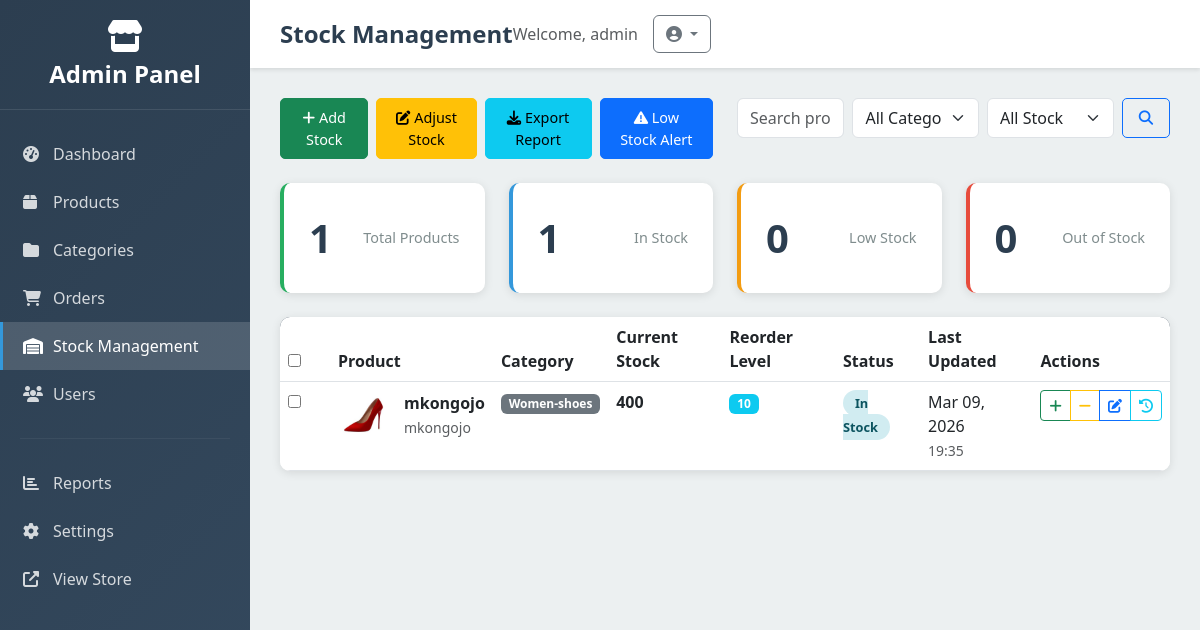
Page /dashboard/stock/ (signed in) on the committed database.
### core/models.py (models this page shows, shortened)
class Stock(models.Model):
    product = models.OneToOneField('products.Product', on_delete=models.CASCADE)
    quantity = models.IntegerField(default=0)
    reorder_level = models.IntegerField(default=10)
    last_updated = models.DateTimeField(auto_now=True)
    def is_low_stock(self):
        return self.quantity <= self.reorder_level

### products/models.py (models this page shows, shortened)
class Product(models.Model):
    category = models.ForeignKey(Category, related_name='product', on_delete=models.CASCADE)
    name = models.CharField(max_length=255)
    slug = models.SlugField()
    description = models.TextField(blank=True, null=True)
    price = models.IntegerField()
    is_featured = models.BooleanField(default=False)
    created_at = models.DateTimeField(auto_now_add=True)
    image = models.ImageField(upload_to='uploads/', blank=True, null=True)
    thumbnail = models.ImageField(upload_to='uploads/', blank=True, null=True)
    class Meta:
        ordering = ('-created_at',)
    def get_thumbnail(self):
        if self.thumbnail:
            return self.thumbnail.url

class Category(models.Model):
    name = models.CharField(max_length=255)
    slug = models.SlugField(unique=True)
    class Meta:
        ordering =('name',)

### core/admin_views.py (the view, shortened to what this page needs)
# urls.py: path('dashboard/stock/', admin_views.admin_stock_list, name='admin_stock_list'),
@login_required
@user_passes_test(is_admin)
def admin_stock_list(request):
    search = request.GET.get('search', '')
    category_id = request.GET.get('category', '')
    stock_status = request.GET.get('stock_status', '')
    stocks = Stock.objects.select_related('product', 'product__category').all()
    if search:
        stocks = stocks.filter(
            Q(product__name__icontains=search) |
            Q(product__category__name__icontains=search)
        )
    if category_id:
        stocks = stocks.filter(product__category_id=category_id)
    paginator = Paginator(stocks, 20)
    page_number = request.GET.get('page')
    page_obj = paginator.get_page(page_number)
    categories = Category.objects.all()
    stock_stats = {
        'total_products': Stock.objects.count(),
        'in_stock': Stock.objects.filter(quantity__gt=F('reorder_level')).count(),
        'low_stock': Stock.objects.filter(quantity__lte=F('reorder_level'), quantity__gt=0).count(),
        'out_of_stock': Stock.objects.filter(quantity=0).count(),
    }
    low_stock_items = Stock.objects.filter(
        quantity__lte=F('reorder_level')
    ).select_related('product')[:10]
    for stock in low_stock_items:
        stock.needed_stock = max(0, (stock.reorder_level + 10) - stock.quantity)
    context = {
        'stocks': page_obj,
        'categories': categories,
        'stock_stats': stock_stats,
        'low_stock_items': low_stock_items,
        'search': search,
        'selected_category': category_id,
        'stock_status': stock_status,
    }
    return render(request, 'admin_management/stock_list.html', context)

### cart/context_processors.py (called while the page is built)
def cart(request):
    return {'cart': Cart(request)}

### core/admin_views.py (called while the page is built)
def is_admin(user):
    return user.is_authenticated and (user.is_staff or user.is_superuser)

### templates/admin_management/stock_list.html (shortened to what this page needs)
{% extends 'admin_management/base.html' %}
{% block page_title %}Stock Management{% endblock %}
{% block content %}
<div class="row mb-4">
    <div class="col-md-6">
        <div class="d-flex gap-2">
            <button class="btn btn-admin btn-success" onclick="bulkAddStock()">
                <i class="fas fa-plus"></i> Add Stock
            </button>
            <button class="btn btn-admin btn-warning" onclick="bulkAdjustStock()">
                <i class="fas fa-edit"></i> Adjust Stock
            </button>
            <button class="btn btn-admin btn-info" onclick="exportStockReport()">
                <i class="fas fa-download"></i> Export Report
            </button>
            <button class="btn btn-admin btn-primary" onclick="showLowStockAlert()">
                <i class="fas fa-exclamation-triangle"></i> Low Stock Alert
            </button>
        </div>
    </div>
    <div class="col-md-6">
        <form method="GET" class="d-flex gap-2" id="filterForm">
            <input type="text" name="search" class="form-control" placeholder="Search products..." value="{{ request.GET.search }}" id="searchInput">
            <select name="category" class="form-select" style="max-width: 200px;" id="categorySelect">
                <option value="">All Categories</option>
            </select>
            <select name="stock_status" class="form-select" style="max-width: 150px;" id="stockStatusSelect">
                <option value="">All Stock</option>
            </select>
            <button type="submit" class="btn btn-admin btn-outline-primary">
                <i class="fas fa-search"></i>
            </button>
        </form>
    </div>
</div>
<div class="row mb-4">
    <div class="col-md-3">
        <div class="stat-card success">
            <div class="stat-number">{{ stock_stats.total_products }}</div>
            <div class="stat-label">Total Products</div>
        </div>
    </div>
    <div class="col-md-3">
        <div class="stat-card primary">
            <div class="stat-number">{{ stock_stats.in_stock }}</div>
            <div class="stat-label">In Stock</div>
        </div>
    </div>
    <div class="col-md-3">
        <div class="stat-card warning">
            <div class="stat-number">{{ stock_stats.low_stock }}</div>
            <div class="stat-label">Low Stock</div>
        </div>
    </div>
    <div class="col-md-3">
        <div class="stat-card danger">
            <div class="stat-number">{{ stock_stats.out_of_stock }}</div>
            <div class="stat-label">Out of Stock</div>
        </div>
    </div>
</div>
<div class="admin-table">
    <div class="table-responsive">
        <table class="table table-hover mb-0">
            <thead>
                <tr>
                    <th style="width: 50px;">
                        <input type="checkbox" id="selectAll" onchange="toggleSelectAll()">
                    </th>
                    <th>Product</th>
                    <th>Category</th>
                    <th>Current Stock</th>
                    <th>Reorder Level</th>
                    <th>Status</th>
                    <th>Last Updated</th>
                    <th>Actions</th>
                </tr>
            </thead>
            <tbody>
                {% for stock in stocks %}
                <tr>
                    <td>
                        <input type="checkbox" class="stock-checkbox" value="{{ stock.id }}">
                    </td>
                    <td>
                        <div class="d-flex align-items-center">
                            <img src="{{ stock.product.get_thumbnail }}"
                                 class="rounded me-3" width="50" height="50" style="object-fit: cover;"
                                 onerror="this.src='/static/img/no-image.png'">
                            <div>
                                <strong>{{ stock.product.name }}</strong><br>
                                <small class="text-muted">{{ stock.product.slug }}</small>
                            </div>
                        </div>
                    </td>
                    <td>
                        <span class="badge bg-secondary">{{ stock.product.category.name }}</span>
                    </td>
                    <td>
                        <div class="d-flex align-items-center">
                            <strong class="me-2">{{ stock.quantity }}</strong>
                        </div>
                    </td>
                    <td>
                        <span class="badge bg-info">{{ stock.reorder_level }}</span>
                    </td>
                    <td>
                        {% if stock.quantity == 0 %}
                            <span class="status-badge status-cancelled">Out of Stock</span>
                        {% elif stock.is_low_stock %}
                            <span class="status-badge status-pending">Low Stock</span>
                        {% else %}
                            <span class="status-badge status-delivered">In Stock</span>
                        {% endif %}
                    </td>
                    <td>
                        {{ stock.last_updated|date:"M d, Y" }}<br>
                        <small class="text-muted">{{ stock.last_updated|time:"H:i" }}</small>
                    </td>
                    <td>
                        <div class="btn-group btn-group-sm">
                            <button class="btn btn-outline-success" onclick="quickAddStock({{ stock.id }})" title="Add Stock">
                                <i class="fas fa-plus"></i>
                            </button>
                            <button class="btn btn-outline-warning" onclick="quickRemoveStock({{ stock.id }})" title="Remove Stock">
                                <i class="fas fa-minus"></i>
                            </button>
                            <button class="btn btn-outline-primary" onclick="editStock({{ stock.id }})" title="Edit">
                                <i class="fas fa-edit"></i>
                            </button>
                            <button class="btn btn-outline-info" onclick="viewStockHistory({{ stock.id }})" title="History">
                                <i class="fas fa-history"></i>
                            </button>
                        </div>
                    </td>
                </tr>
                {% endfor %}
            </tbody>
        </table>
    </div>
</div>
{% endblock %}

### templates/admin_management/base.html (shortened to what this page needs)
<!DOCTYPE html>
<html lang="en">
<head>
    <link href="https://cdn.jsdelivr.net/npm/bootstrap@5.3.0/dist/css/bootstrap.min.css" rel="stylesheet">
    <link rel="stylesheet" href="https://cdnjs.cloudflare.com/ajax/libs/font-awesome/6.4.0/css/all.min.css">
</head>
<body>
    <aside class="sidebar" id="sidebar">
        <div class="sidebar-header">
            <i class="fas fa-store fa-2x mb-2"></i>
            <h3>Admin Panel</h3>
        </div>
        <nav class="sidebar-menu">
            <a href="{% url 'admin_dashboard' %}" class="sidebar-item {% if request.resolver_match.url_name == 'admin_dashboard' %}active{% endif %}">
                <i class="fas fa-tachometer-alt"></i>
                Dashboard
            </a>
            <a href="{% url 'admin_product_list' %}" class="sidebar-item {% if 'product' in request.resolver_match.url_name %}active{% endif %}">
                <i class="fas fa-box"></i>
                Products
            </a>
            <a href="{% url 'admin_category_list' %}" class="sidebar-item {% if 'category' in request.resolver_match.url_name %}active{% endif %}">
                <i class="fas fa-folder"></i>
                Categories
            </a>
            <a href="{% url 'admin_order_list' %}" class="sidebar-item {% if 'order' in request.resolver_match.url_name %}active{% endif %}">
                <i class="fas fa-shopping-cart"></i>
                Orders
            </a>
            <a href="{% url 'admin_stock_list' %}" class="sidebar-item {% if 'stock' in request.resolver_match.url_name %}active{% endif %}">
                <i class="fas fa-warehouse"></i>
                Stock Management
            </a>
            <a href="{% url 'admin_user_list' %}" class="sidebar-item {% if 'user' in request.resolver_match.url_name %}active{% endif %}">
                <i class="fas fa-users"></i>
                Users
            </a>
            <hr style="border-color: rgba(255,255,255,0.2); margin: 20px;">
            <a href="{% url 'admin_reports' %}" class="sidebar-item">
                <i class="fas fa-chart-bar"></i>
                Reports
            </a>
            <a href="{% url 'admin_settings' %}" class="sidebar-item">
                <i class="fas fa-cog"></i>
                Settings
            </a>
            <a href="{% url 'home' %}" class="sidebar-item">
                <i class="fas fa-external-link-alt"></i>
                View Store
            </a>
        </nav>
    </aside>
    <main class="main-content">
        <div class="top-bar">
            <h1 class="page-title">{% block page_title %}Admin Panel{% endblock %}</h1>
            <div class="user-menu">
                <span class="text-muted">Welcome, {{ user.username }}</span>
                <div class="dropdown">
                    <button class="btn btn-outline-secondary dropdown-toggle" type="button" data-bs-toggle="dropdown">
                        <i class="fas fa-user-circle"></i>
                    </button>
                </div>
            </div>
        </div>
        <div class="content-area">
            {% block content %}{% endblock %}
        </div>
    </main>
</body>
</html>

### templates/admin_management/base.html (style rules this page uses)
:root { --sidebar-width: 250px; --primary-color: #2c3e50; --secondary-color: #34495e; --accent-color: #3498db; --success-color: #27ae60; --warning-color: #f39c12; --danger-color: #e74c3c; --light-bg: #ecf0f1; --dark-text: #2c3e50; }
body { font-family: 'Segoe UI', Tahoma, Geneva, Verdana, sans-serif; background-color: var(--light-bg); }
.sidebar { position: fixed; top: 0; left: 0; height: 100vh; width: var(--sidebar-width); background: linear-gradient(135deg, var(--primary-color), var(--secondary-color)); color: white; z-index: 1000; overflow-y: auto; transition: transform 0.3s ease; }
.sidebar-header { padding: 20px; text-align: center; border-bottom: 1px solid rgba(255,255,255,0.1); }
.sidebar-header h3 { margin: 0; font-size: 1.5rem; font-weight: bold; }
.sidebar-menu { padding: 20px 0; }
.sidebar-item { padding: 12px 20px; display: flex; align-items: center; color: rgba(255,255,255,0.8); text-decoration: none; transition: all 0.3s ease; border-left: 3px solid transparent; }
.sidebar-item.active { background-color: rgba(255,255,255,0.15); color: white; border-left-color: var(--accent-color); }
.sidebar-item i { width: 20px; margin-right: 10px; }
.main-content { margin-left: var(--sidebar-width); min-height: 100vh; transition: margin-left 0.3s ease; }
.top-bar { background: white; padding: 15px 30px; box-shadow: 0 2px 4px rgba(0,0,0,0.1); display: flex; justify-content: between; align-items: center; }
.page-title { font-size: 1.5rem; font-weight: 600; color: var(--dark-text); margin: 0; }
.user-menu { display: flex; align-items: center; gap: 15px; }
.content-area { padding: 30px; }
.stat-card { background: white; border-radius: 10px; padding: 25px; box-shadow: 0 2px 10px rgba(0,0,0,0.1); transition: all 0.3s ease; border-left: 4px solid var(--accent-color); display: flex; justify-content: space-between; align-items: center; }
.stat-card.primary { border-left-color: var(--accent-color); }
.stat-card.success { border-left-color: var(--success-color); }
.stat-card.warning { border-left-color: var(--warning-color); }
.stat-card.danger { border-left-color: var(--danger-color); }
.stat-number { font-size: 2.5rem; font-weight: bold; color: var(--dark-text); text-align: center; }
.stat-label { color: #7f8c8d; font-size: 0.9rem; }
.admin-table { background: white; border-radius: 10px; overflow: hidden; box-shadow: 0 2px 10px rgba(0,0,0,0.1); }
.admin-table thead { background: var(--primary-color); color: white; }
.btn-admin { padding: 8px 16px; border-radius: 5px; font-size: 0.9rem; transition: all 0.3s ease; }
.status-badge { padding: 4px 12px; border-radius: 20px; font-size: 0.8rem; font-weight: 600; }
.status-delivered { background-color: #d1ecf1; color: #0c5460; }

### rows in the picture
Stock: product.get_thumbnail (picture), product.name "mkongojo", product.slug "mkongojo", product.category.name "Women-shoes", quantity "400", reorder_level "10", shows "In Stock", last_updated "Mar 09, 2026", last_updated "19:35"

### other values in the picture
{{ user.username }} "admin"
{{ stock_stats.total_products }} "1"
{{ stock_stats.in_stock }} "1"
{{ stock_stats.low_stock }} "0"
{{ stock_stats.out_of_stock }} "0"
